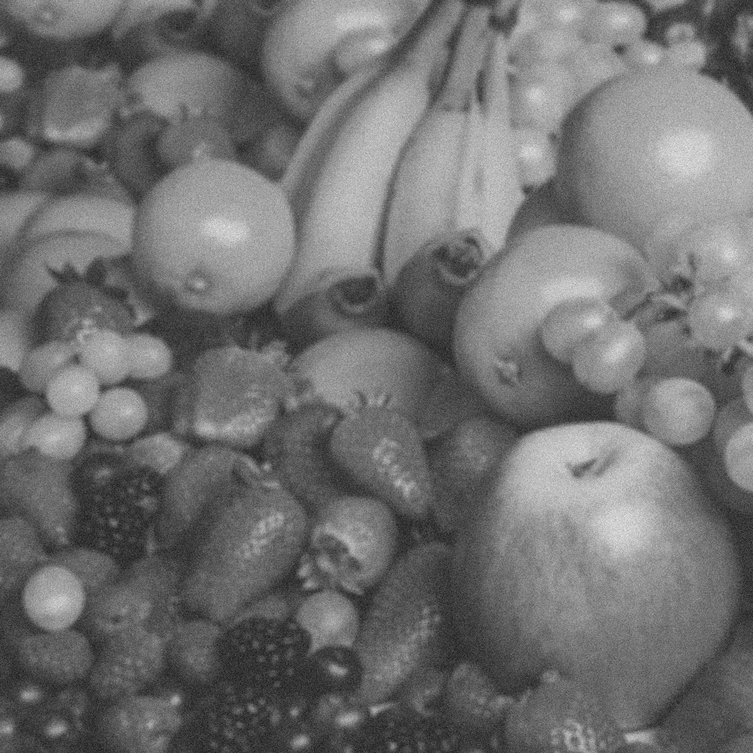
%> input picture denoise processing/fruit blurred-noisy.tif, 753 x 753 px, shrunk from 900 x 900 before the run
$ octave denoise.m   (GNU Octave 9; MATLAB toolbox functions it lacks are replaced by stand-ins)
%> lines starting %> are read from the running program, lines starting %| are printed output that depends on the picture
%Gray_Image
% grayImage = imread("kid blurred-noisy.tif");
grayImage = imread("fruit blurred-noisy.tif");
%> grayImage is the input picture: size 753x753 uint8; min 25, max 230, mean 112.3
imshow(grayImage);
ax = gcf;
exportgraphics(ax, "Gray_Image.png",'Resolution', 200);

% Laplacian_Gradient
% laplacianKernel = [-1,-1,-1;-1,8,-1;-1,-1,-1]; % kid
laplacianKernel = [0, 1, 0; 1,-4, 1; 0, 1, 0]; % fruit
laplacianImage = imfilter(double(grayImage), laplacianKernel, "replicate");
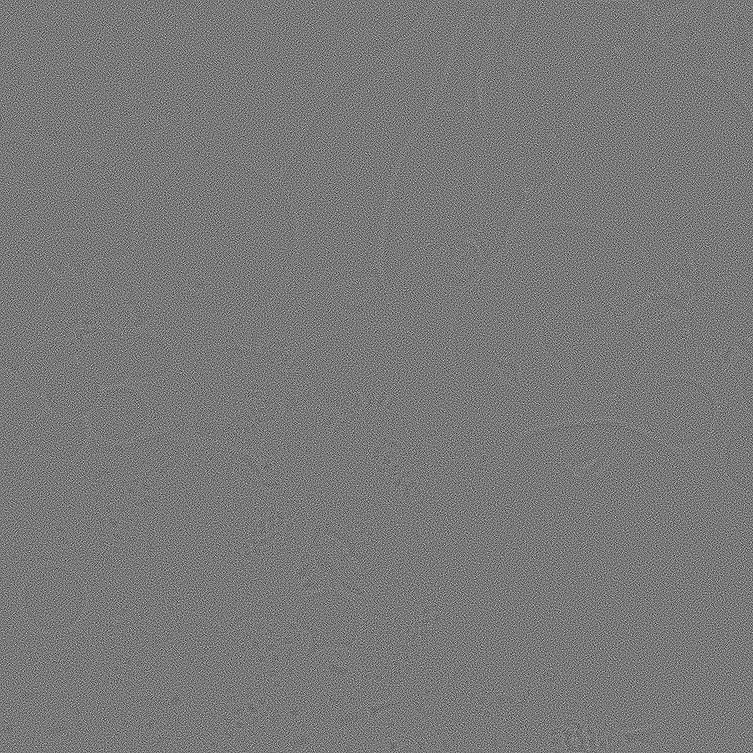
%> laplacianImage: size 753x753 double; min -131, max 144, mean 0; drawn with min black and max white
laplacianImag = uint8(255*mat2gray(laplacianImage));
imshow(laplacianImag);
ax = gcf;
exportgraphics(ax, "Laplacian_Gradient.png",'Resolution', 200);

% Laplacian_Sharpen
sharpenedImage = double(grayImage) + laplacianImage;
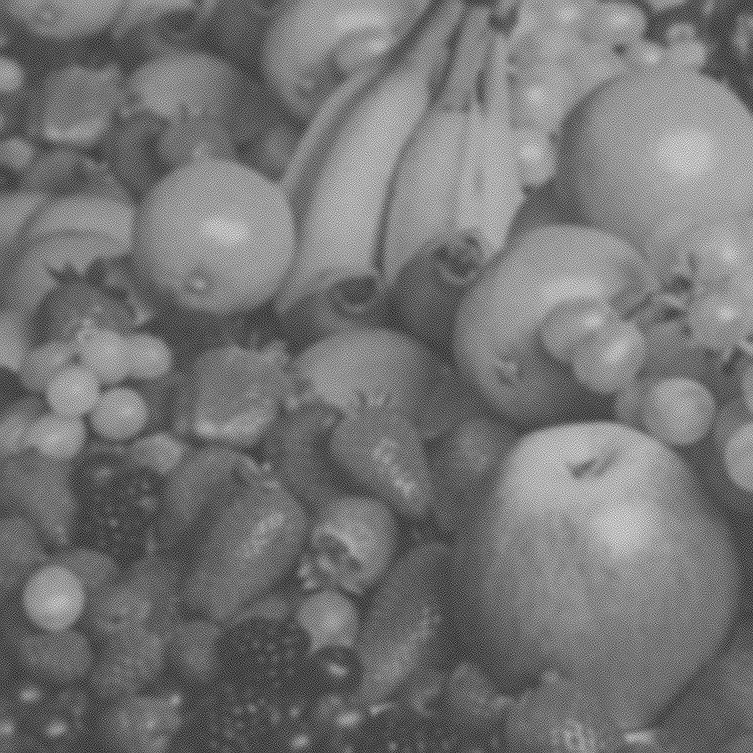
%> sharpenedImage: size 753x753 double; min -38, max 288, mean 112.3; drawn with min black and max white
sharpenedImag = uint8(255*mat2gray(sharpenedImage));
imshow(sharpenedImag);
ax = gcf;
exportgraphics(ax, "Laplacian_Sharpen.png",'Resolution', 200);

% Sobel_Gradient
[magnitudeImage, directionImage] = imgradient(grayImage, 'Sobel');
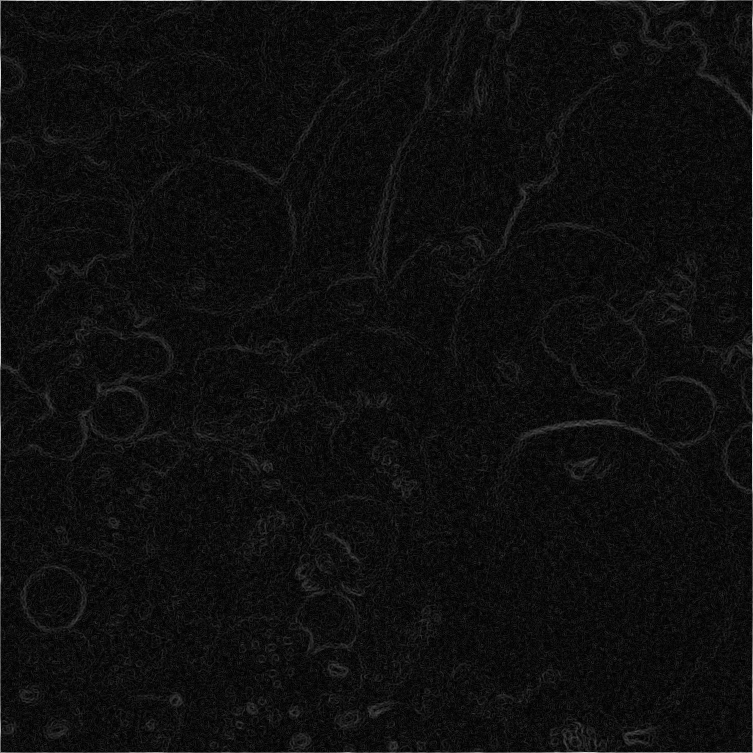
%> magnitudeImage: size 753x753 double; min 0, max 738.3, mean 44.6; drawn with min black and max white
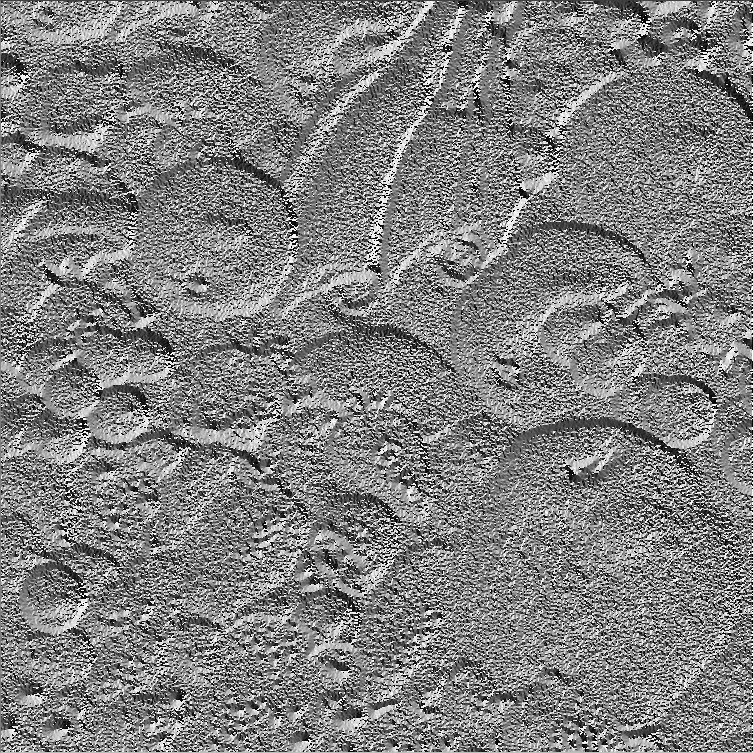
%> directionImage: size 753x753 double; min -180, max 179.9, mean 1; drawn with min black and max white
magnitudeImag = uint8(255*mat2gray(magnitudeImage));
imshow(magnitudeImag);
ax = gcf;
exportgraphics(ax, "Sobel_Gradient.png",'Resolution', 200);

% Smooth_Gradient
SmoothGradient = imboxfilt(magnitudeImage,5)/25;
SmoothGradien = uint8(255*mat2gray(SmoothGradient));
imshow(SmoothGradien);
ax = gcf;
exportgraphics(ax, "Smooth_Gradient.png",'Resolution', 200);

% Extracted_Feature
ExtractedFeature = immultiply(SmoothGradient,laplacianImage);
ExtractedFeatur = uint8(255*mat2gray(ExtractedFeature));
imshow(ExtractedFeatur);
ax = gcf;
exportgraphics(ax, "Extracted_Feature.png",'Resolution', 200);

% A_Plus_F
AF = double(ExtractedFeatur) + double(grayImage);
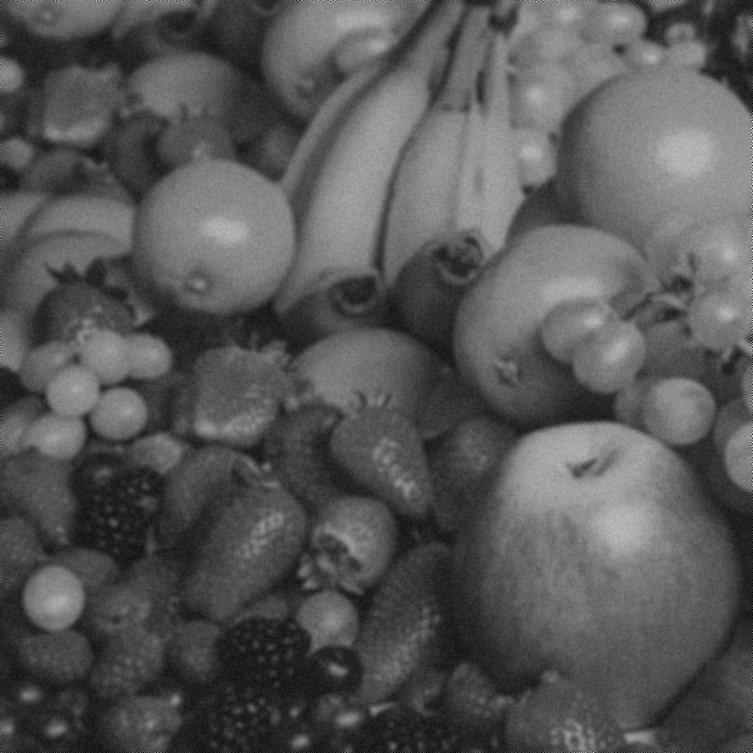
%> AF: size 753x753 double; min 149, max 411, mean 238.5; drawn with min black and max white
AF1 = uint8(255*mat2gray(AF));
imshow(AF1);
ax = gcf;
exportgraphics(ax, "A_Plus_F.png",'Resolution', 200);

% Powerlaw_Transformation
const = 1;
gama = 2;
image = double(AF);
S = const * (image .^gama);
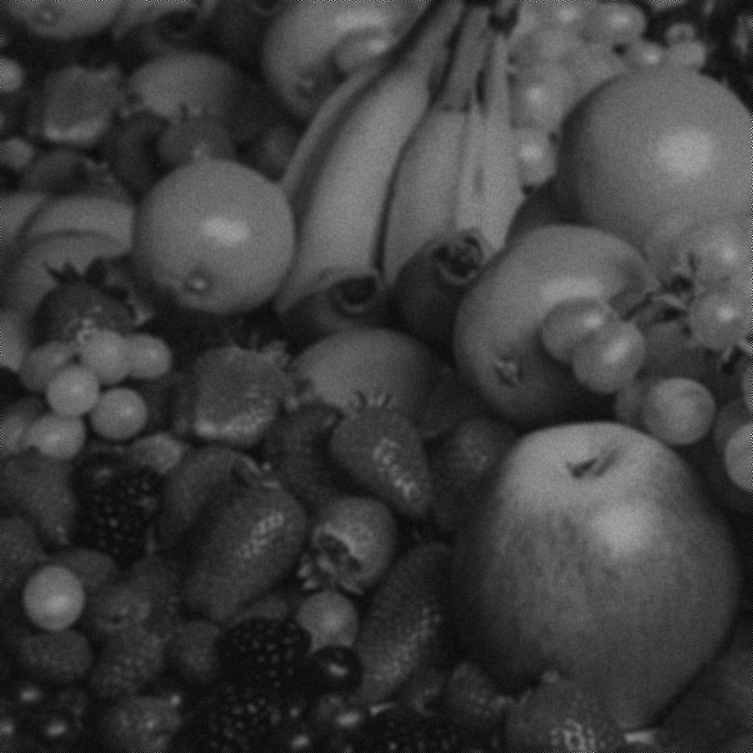
%> S: size 753x753 double; min 22201, max 168921, mean 58348.3; drawn with min black and max white
% T = 255/(const * (255 .^gama));
% powerlaw = uint8(T * S);
powerlaw = uint8(255*mat2gray(S));
imshow(powerlaw);
ax = gcf;
exportgraphics(ax, "Powerlaw_Transformation.png",'Resolution', 200);
